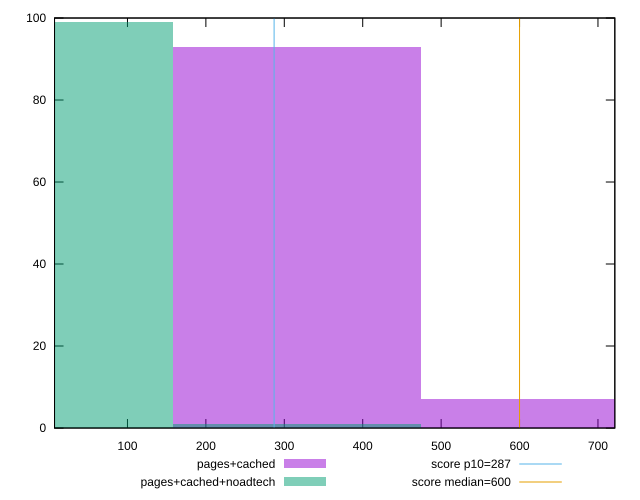

Source code (gnuplot):
reset

$pagesCached <<EOF
631.6568425567895 7
315.8284212783947 93
EOF

$pagesCachedNoadtech <<EOF
0 99
315.8284212783947 1
EOF

set key outside below
set boxwidth 315.8284212783947
set xrange [7:721.4999999999995]
set yrange [0:100]
set trange [0:100]
set style fill transparent solid 0.5 noborder

set parametric
set terminal svg size 640, 500 enhanced background rgb 'white'
set output "report_00019_2021-02-10T18-14-37.922Z//total-blocking-time/comparison/histogram/1_vs_2.svg"

plot $pagesCached title "pages+cached" with boxes, \
     $pagesCachedNoadtech title "pages+cached+noadtech" with boxes, \
     287,t title "score p10=287", \
     600,t title "score median=600"

reset
